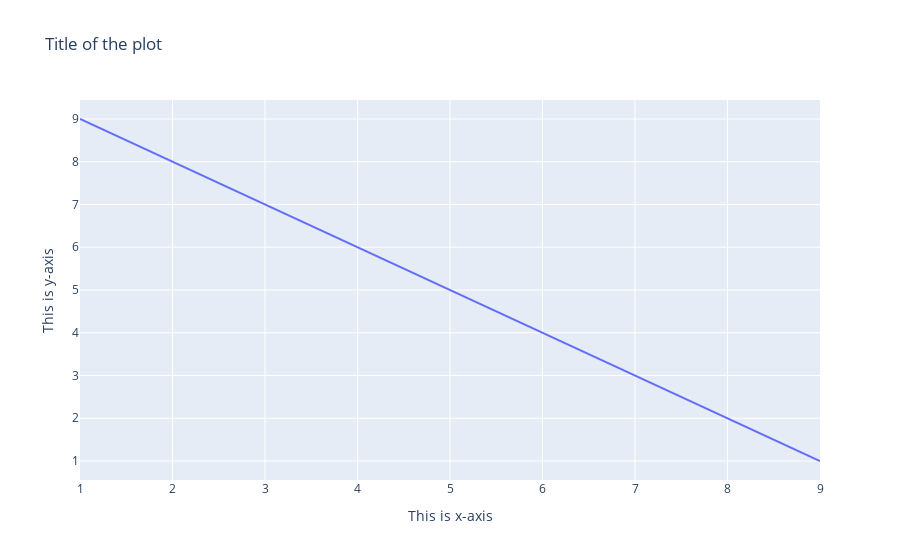

Write notebook code for a chart like this one.
### Code cell
import plotly.express as px

x = [1, 2, 3, 4, 5, 6, 7, 8, 9]  # x-axis
y = [9, 8, 7, 6, 5, 4, 3, 2, 1]  # y-axis

# Create a DataFrame
import pandas as pd
df = pd.DataFrame({'x': x, 'y': y})

fig = px.line(df, x='x', y='y', title='Title of the plot', labels={'x': 'This is x-axis', 'y': 'This is y-axis'}) # Create a line plot
fig.show() # Show the plot

### Figure 1 — Plotly figure (JSON) as saved in the notebook; plotly's stock layout.template omitted (floating-point values rounded to 4 significant figures)
{"data": [{"hovertemplate": "This is x-axis=%{x}<br>This is y-axis=%{y}<extra></extra>", "legendgroup": "", "line": {"color": "#636efa", "dash": "solid"}, "marker": {"symbol": "circle"}, "mode": "lines", "name": "", "orientation": "v", "showlegend": false, "type": "scatter", "x": [1, 2, 3, 4, 5, 6, 7, 8, 9], "xaxis": "x", "y": [9, 8, 7, 6, 5, 4, 3, 2, 1], "yaxis": "y"}], "layout": {"legend": {"tracegroupgap": 0}, "title": {"text": "Title of the plot"}, "xaxis": {"anchor": "y", "domain": [0, 1], "title": {"text": "This is x-axis"}}, "yaxis": {"anchor": "x", "domain": [0, 1], "title": {"text": "This is y-axis"}}}}
